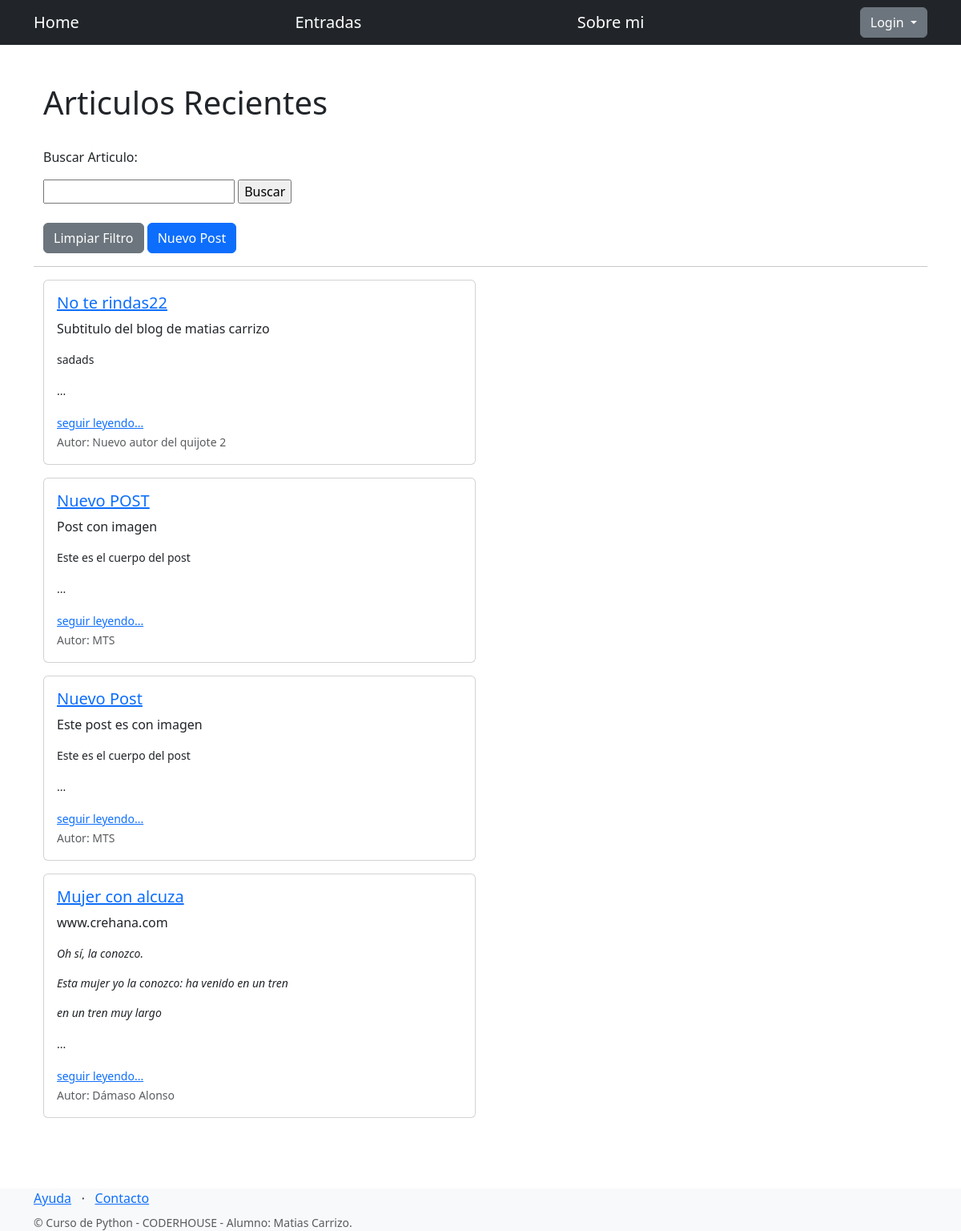
The app's page /pages/, older data.
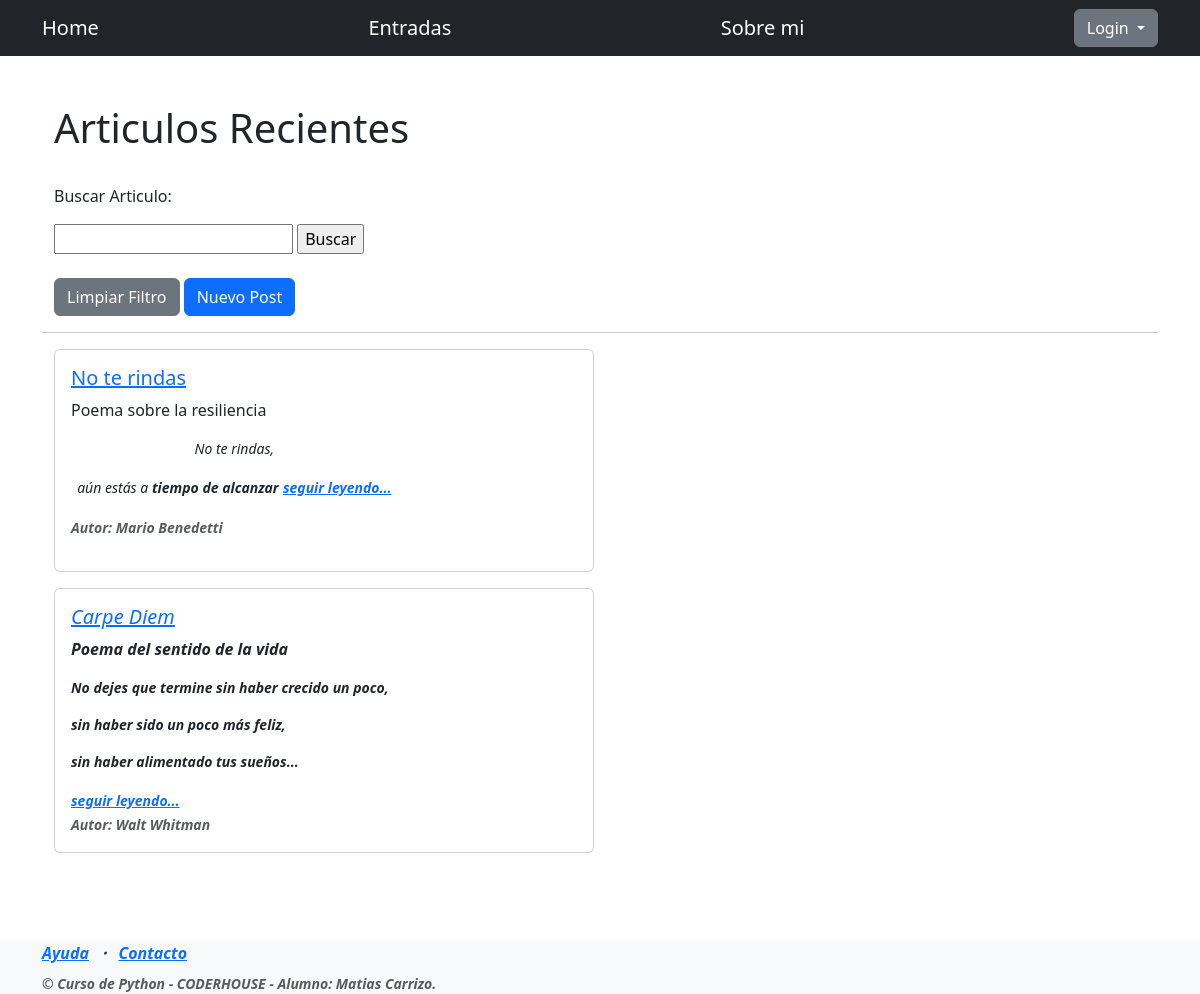
The same page, newer data.
### blog/models.py (models this page shows, shortened)
class EntradaDeBlog(models.Model):
    titulo = models.CharField(max_length=128)
    subtitulo = models.CharField(max_length=256)
    autor = models.CharField(max_length=64)
    cuerpo = RichTextUploadingField()
    user = models.ForeignKey(User, on_delete=models.CASCADE, null=True)

### blog/views.py (the view)
# urls.py: path("pages/", entradas, name="entradas"),
def entradas(request):
    entradas = EntradaDeBlog.objects.all()
    contexto = {
        'entradas_ordenadas': reversed(entradas), 'entradas': entradas
    }
    return render(
        request=request,
        template_name='blog/pages.html',
        context=contexto
        )

### blog/templates/blog/pages.html (shortened to what this page needs)
{% extends "blog/base.html" %}
{% block contenido %}
<div class="container">
    <h1>Articulos Recientes</h1>
</div>
<br>
<div class="container">
    <form action="{% url 'buscar_entrada' %}" method="post">
        <p>Buscar Articulo:</p>
        <input type="text" name="entrada">
        <input type="submit" value="Buscar">
    </form>
    <br>
    <a href="{% url 'entradas' %}" class="btn btn-secondary">Limpiar Filtro</a>
    <a href="{% url 'crear_entrada' %}" class="btn btn-primary">Nuevo Post</a>
</div>
<hr>
<div class="container">
    {% if entradas|length_is:"0" %}
    <h1> nada por aqui... </h1>
    <h3> No hay Post aún </h3>
    {% else %}
        {% for entrada in entradas_ordenadas %}
        <div class="card mb-3" style="max-width: 540px;">
            <div class="row g-0">
                <div class="col-md-8">
                    <div class="card-body">
                        <h5 class="card-title"><a href="{% url 'ver_entrada' entrada.id %}">{{ entrada.titulo }}</a></h5>
                        <p class="card-text">{{ entrada.subtitulo }}</p>
                        <small><p class="card-text" >{{ entrada.cuerpo | slice:"0:150" | safe }}...</p></small>
                        <small><a href="{% url 'ver_entrada' entrada.id %}">seguir leyendo...</a></small>
                        <p class="card-text"><small class="text-muted">Autor: {{ entrada.autor }}</small></p>
                    </div>
                </div>
            </div>
            </div>
        {% endfor %}
    {% endif %}
</div>
{% endblock contenido %}

### blog/templates/blog/base.html (shortened to what this page needs)
{% load static %}
<!DOCTYPE html>
<html lang="en">
<head>
    <link href="https://cdn.jsdelivr.net/npm/bootstrap@5.3.0-alpha1/dist/css/bootstrap.min.css"
        rel="stylesheet"
>
</head>
<body>
    <nav class="navbar bg-dark" data-bs-theme="dark">
        <div class="container">
            <a class="navbar-brand" href="{% url 'inicio' %}">Home</a>
            <a class="navbar-brand" href="{% url 'entradas' %}">Entradas</a>
            <a class="navbar-brand" href="{% url 'sobre_mi' %}">Sobre mi</a>
            <div class="dropdown">
                {% if user.is_authenticated %}
                <a class="btn btn-primary dropdown-toggle" href="#" role="button" data-bs-toggle="dropdown" aria-expanded="false">
                {{ user.username }}
                {% else %}
                <a class="btn btn-secondary dropdown-toggle" href="#" role="button" data-bs-toggle="dropdown" aria-expanded="false">
                Login
                {% endif %}
                </a>
            </div>
        </div>
    </nav>
<br>
<br>
<div class="container">
    {% block contenido %}
    {% endblock contenido %}
    <br>
<br>
</div>
<br>
<footer class="footer bg-light">
    <div class="container">
        <div class="row">
            <div class="col-lg-6 h-100 text-center text-lg-start my-auto">
                <ul class="list-inline mb-2">
                    <li class="list-inline-item"><a href="#!">Ayuda</a></li>
                    <li class="list-inline-item">⋅</li>
                    <li class="list-inline-item"><a href="#!">Contacto</a></li>
                </ul>
                <p class="text-muted small mb-4 mb-lg-0">&copy; Curso de Python - CODERHOUSE - Alumno: Matias Carrizo.</p>
            </div>
            <div class="col-lg-6 h-100 text-center text-lg-end my-auto">
                <ul class="list-inline mb-0">
                </ul>
            </div>
        </div>
    </div>
</footer>
</body>
</html>

Row changes from the older to the newer data that the page shows:
removed EntradaDeBlog: titulo "No te rindas22", subtitulo "Subtitulo del blog de matias carrizo", cuerpo "sadads", autor "Nuevo autor del quijote 2"
removed EntradaDeBlog: titulo "Nuevo POST", subtitulo "Post con imagen", cuerpo "Este es el cuerpo del post", autor "MTS"
removed EntradaDeBlog: titulo "Nuevo Post", subtitulo "Este post es con imagen", cuerpo "Este es el cuerpo del post", autor "MTS"
removed EntradaDeBlog: titulo "Mujer con alcuza", subtitulo "www.crehana.com", cuerpo "Oh sí, la conozco. Esta mujer yo la conozco: ha venido en un tren en un tren muy largo", autor "Dámaso Alonso"
added EntradaDeBlog: titulo "No te rindas", subtitulo "Poema sobre la resiliencia", cuerpo "No te rindas, aún estás a tiempo de alcanzar", autor "Mario Benedetti"
added EntradaDeBlog: titulo "Carpe Diem", subtitulo "Poema del sentido de la vida", cuerpo "No dejes que termine sin haber crecido un poco, sin haber sido un poco más feliz, sin haber alimentado tus sueños", autor "Walt Whitman"
